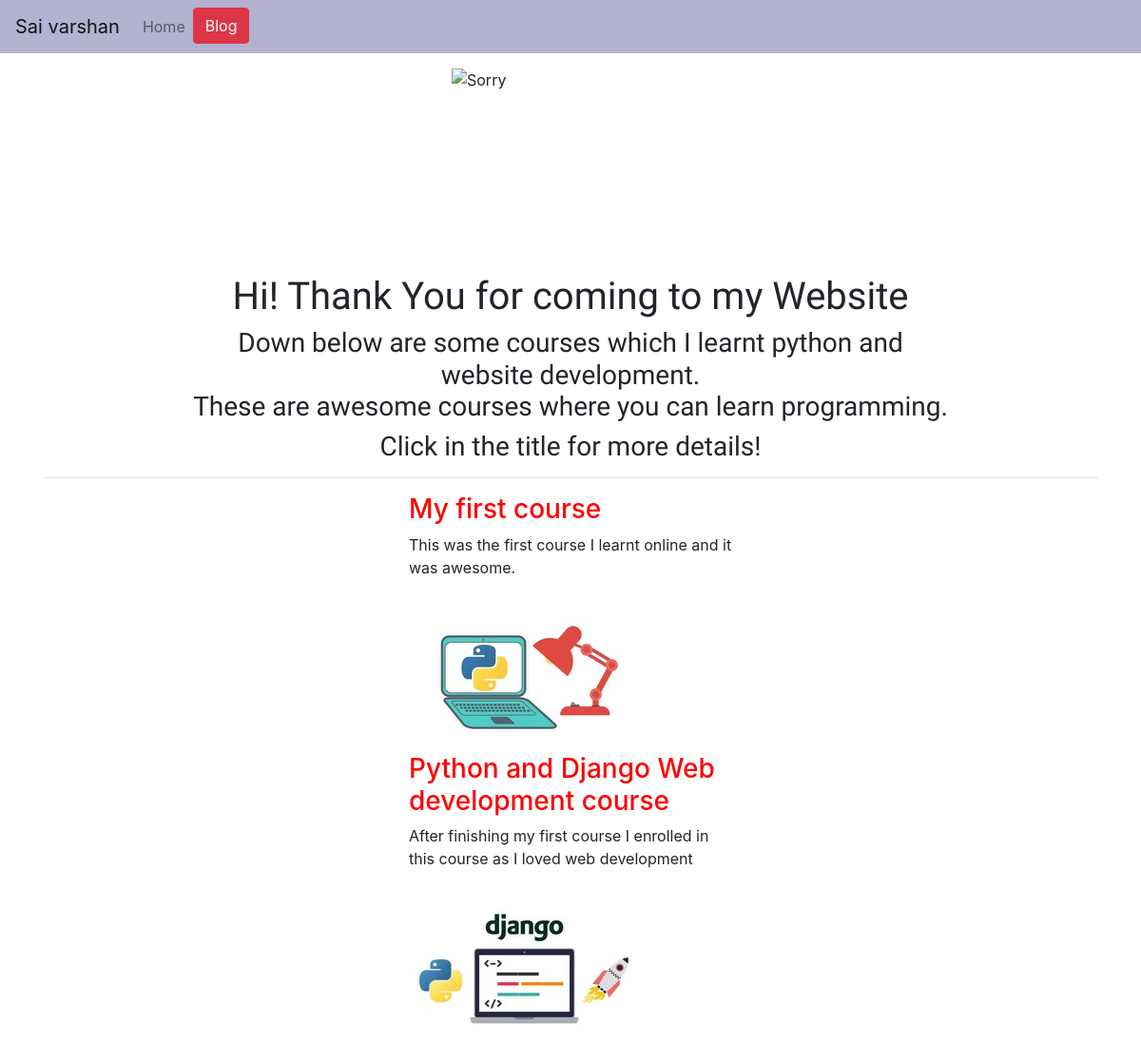
The page / on the database its author committed.
### port_folio/models.py (models this page shows, shortened)
class Project(models.Model):
    title = models.CharField(max_length=100)
    description = models.CharField(max_length=200)
    image = models.ImageField(upload_to='port_folio/images/')
    url = models.URLField(blank=True)

### port_folio/views.py (the view)
# urls.py: 2. Add a URL to urlpatterns:  path('', views.home, name='home')
def home(request):
    courses = Project.objects.all()
    return render(request,'port_folio/home.html',{'courses':courses})

### port_folio/templates/port_folio/home.html (shortened to what this page needs)
{% extends 'port_folio/base.html' %}
{% load static %}
{% block body_block %}
  <div class="row justify-content-center my-3 ">
    <img src="{% static 'port_folio/Sai_varshan.jpg' %}" alt="Sorry" height="200" width="250">
  </div>
  <div class="container col-md-9 text-center text_in_home">
    <h1>Hi! Thank You for coming to my Website</h1>
    <h3>Down below are some courses which I learnt python and website development.<br> These are awesome courses where you can learn programming. </h3>
    <h3>Click in the title for more details!</h3>
  </div>
  <hr>
  <div class="container courses col-lg-4 col-md-6">
    {% for course in courses %}
    {% if course.url %}
      <a class="bloglink" href="{{ course.url }}"><h3>{{ course.title }}</h3></a>
    {% else %}
      <h3>{{ course.title }}</h3>
    {% endif %}
      <p>{{ course.description }}</p>
      {% if course.url %}
        <br><a href="{{ course.url }}"><img src="{{ course.image.url }}" alt="" height="150" class="img-fluid mb-2"></a>
      {% else %}
        <img src="{{ course.image.url }}" alt="" height="150" class="img-fluid mb-2">
      {% endif %}
      <br>
    {% endfor %}
  </div>
{% endblock %}

### port_folio/static/port_folio/styling.css (style rules this page uses)
.courses { font-size: 1em; }
.text_in_home { font-family: 'Andika New Basic',sans-serif; }
body { background-image: url(https://img.freepik.com/free-vector/abstract-hexagonal-white-background-design_1017-17583.jpg?size=626&ext=jpg); background-size: cover; background-color: lightblue; }
.bloglink { color:red; }

### rows shown on the page
Project: title "My first course", description "This was the first course I learnt online and it was awesome.", image (picture)
Project: title "Python and Django Web development course", description "After finishing my first course I enrolled in this course as I loved web development", image (picture)
